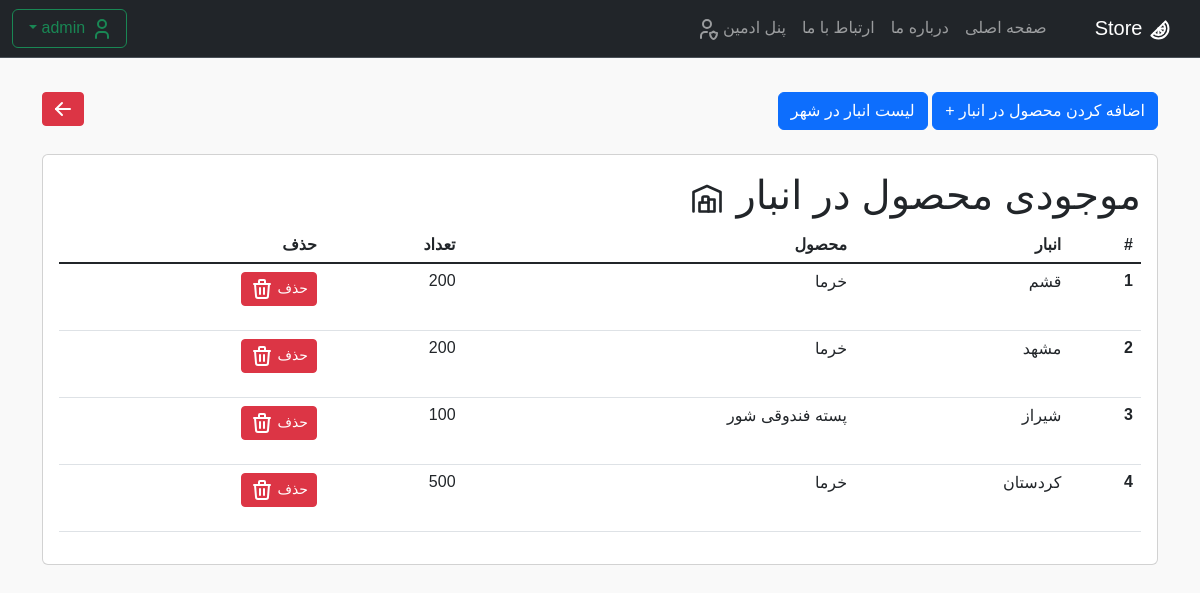
/panel/inventory/ (signed in), run on an earlier commit of the app's database.
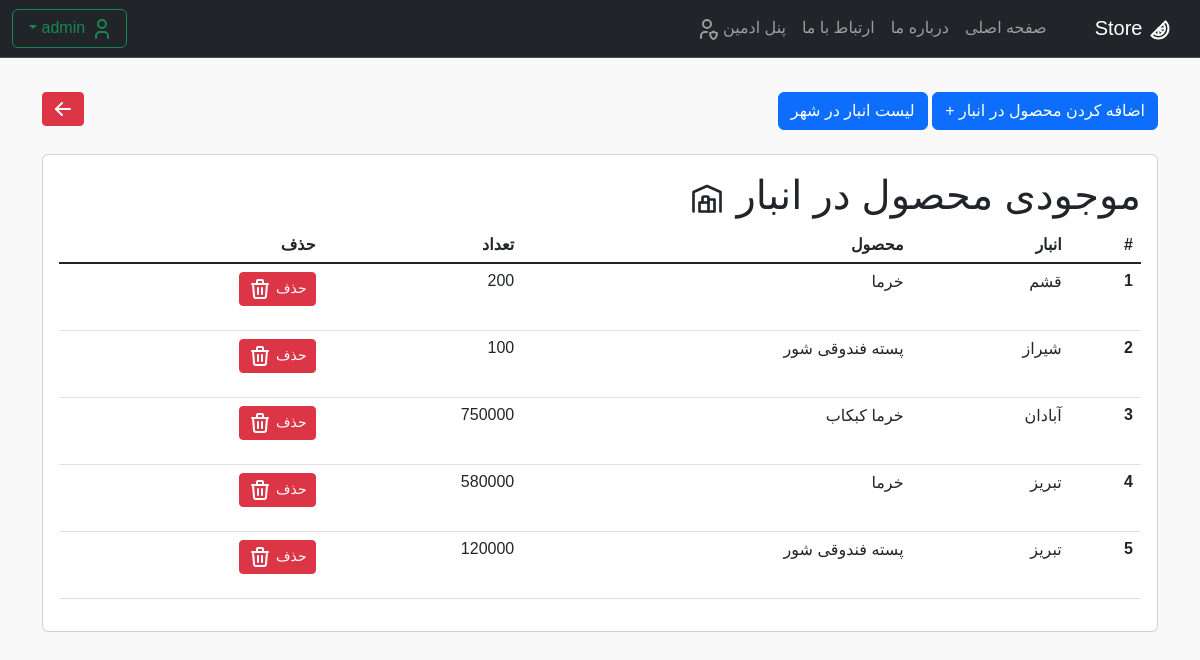
And on a later commit of the database.
### products/models.py (models this page shows, shortened)
class InventoryProduct(models.Model):
    inventoryProductId = models.AutoField(primary_key=True)
    productId = models.ForeignKey(ProductVariation, on_delete=models.CASCADE)
    quantity = models.PositiveSmallIntegerField(verbose_name='تعداد کالا')
    inventoryId = models.ForeignKey(Inventory, on_delete=models.CASCADE)

class Inventory(models.Model):
    inventoryId = models.AutoField(primary_key=True)
    cityId = models.ForeignKey(City, on_delete=models.CASCADE)
    def __str__(self):
        return f"{self.cityId}"

class City(models.Model):
    TYPE_CHOICES = (
        ("آبادان", "آبادان"),
        ("بوشهر", "بوشهر"),
        ("تهران", "تهران"),
        ("کرج", "کرج"),
        ("تبریز", "تبریز"),
        ("مشهد", "مشهد"),
        ("اصفهان", "اصفهان"),
        ("شیراز", "شیراز"),
        ("قم", "قم"),
        ("قشم", "قشم"),
        ("کرمان", "کرمان"),
        ("کردستان", "کردستان"),
    )
    name = models.CharField(max_length=50, choices=TYPE_CHOICES)
    def __str__(self):
        return f"{self.name}"

class ProductVariation(models.Model):
    variationId = models.AutoField(primary_key=True)
    productId = models.ForeignKey(ProductCategory, on_delete=models.CASCADE, verbose_name='دسته محصول')
    name = models.CharField(max_length=30, verbose_name='نام محصول')
    Supplier = models.ManyToManyField('Supplier')
    price = models.IntegerField(verbose_name='قیمت (تومان)', help_text='یک بسته 500 گرمی')
    quantity = models.IntegerField(verbose_name='تعداد کالا')
    cityId = models.ForeignKey(City, on_delete=models.CASCADE, verbose_name='انبار', null=True)
    text = models.TextField(max_length=1000, null=True, blank=True, help_text='اجبار پر کردن توضیحات نیست',
                            verbose_name='توضیح محصول')

### pages/views.py (the view)
# urls.py: path('panel/inventory/', ViewInventory.as_view(), name='list_inv'),
class ViewInventory(ListView):
    model = InventoryProduct
    template_name = 'admin/Inventory.html'
    context_object_name = 'inv_list'
    def dispatch(self, request, *args, **kwargs):
        if not request.user.is_superuser:
            return HttpResponseForbidden("<b><h2>دسترسی ممنوع است</h2></b><h4> .فقط مدیر سایت میتواند وارد شود</h4>")
        return super().dispatch(request, *args, **kwargs)

### templates/admin/Inventory.html (shortened to what this page needs)
{% extends 'base.html' %}
{% block content %}
<br>
<button type="submit" class="btn btn-danger btn-sm" style="float:left"><a class="nav-link active"
                                                                          href="{% url 'panel_admin' %}">
</a></button>
<button type="button" class="btn btn-primary btn">
    <a class="nav-link active" href="{% url 'link_add_inv_pro' %}"> اضافه کردن محصول در انبار +</a>
</button>
<button type="button" class="btn btn-primary btn">
    <a class="nav-link active" href="{% url 'list_cit_inv' %}"> لیست انبار در شهر </a>
</button>
<br>
<br>
<div class="card">
    <div class="card-body">
        <h1>موجودی محصول در انبار
        </h1>
        <table class="table table-hover">
            <thead>
            <tr>
                <th scope="col">#</th>
                <th scope="col">انبار</th>
                <th scope="col">محصول
                <th scope="col">تعداد</th>
                <th scope="col">حذف</th>
            </tr>
            </thead>
            <tbody class="table-group-divider">
            {% for i in inv_list %}
            <tr>
                <th scope="row">{{ forloop.counter }}</th>
                <td>{{i.inventoryId}}</td>
                <td>{{ i.productId.name }}</td>
                 <td>{{i.quantity}}</td>
                <td>
                    <form method="post" action="{% url 'delete-inv' i.pk %}">
                        <button type="submit" class="btn btn-danger btn-sm">حذف
                        </button>
                    </form>
                </td>
            </tr>
            {% endfor %}
            </tbody>
        </table>
    </div>
</div>
{% endblock %}

What changed in the data, as far as the page shows it:
removed InventoryProduct: inventoryId "مشهد", productId.name "خرما", quantity "200"
removed InventoryProduct: inventoryId "کردستان", productId.name "خرما", quantity "500"
added InventoryProduct: inventoryId "آبادان", productId.name "خرما کبکاب", quantity "750000"
added InventoryProduct: inventoryId "تبریز", productId.name "خرما", quantity "580000"
added InventoryProduct: inventoryId "تبریز", productId.name "پسته فندوقی شور", quantity "120000"
